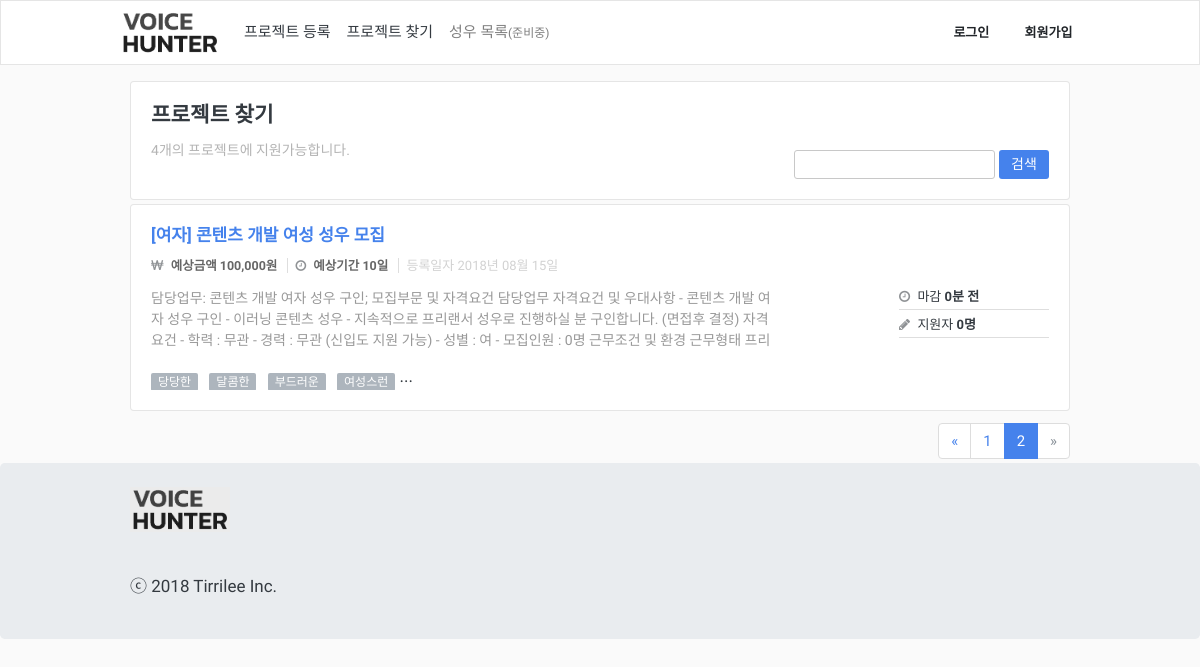
Screenshot of /projects/?page=2 with the database file from the repository.
### App/models.py (models this page shows, shortened)
class Project(models.Model):
    class Meta:
        verbose_name_plural = "   프로젝트 테이블"
        ordering = ["-id"]
    TYPE_CHOICES = (
        ('both', '상관없음'),
        ('pro', '프로'),
        ('under', '언더'),
    )
    GENDER_CHOICES = (
        ('both', '성별무관'),
        ('male', '남자'),
        ('female', '여자'),
    )
    user = models.ForeignKey(User, on_delete=models.CASCADE, verbose_name='유저')
    title = models.CharField(max_length=100, verbose_name='프로젝트 명')
    gugun = models.ForeignKey(Gugun, on_delete=models.CASCADE, verbose_name='위치')
    type = models.CharField(max_length=10, choices=TYPE_CHOICES, verbose_name='성우타입')
    gender = models.CharField(max_length=10, choices=GENDER_CHOICES, verbose_name='성별')
    cost = models.PositiveIntegerField(verbose_name='예상금액')
    period = models.PositiveIntegerField(verbose_name='예상기간')
    deadline = models.DateField(verbose_name='마감날짜')
    content = models.TextField(verbose_name='프로젝트 내용')
    start_at = models.DateField(verbose_name='예상 시작날짜')
    created_at = models.DateTimeField(auto_now_add=True, verbose_name='등록일자')

class ProjectTag(models.Model):
    class Meta:
        verbose_name_plural = "  프로젝트별 태그 테이블"
        unique_together = ("project", "tag")
    project = models.ForeignKey(Project, on_delete=models.CASCADE, verbose_name='프로젝트')
    tag = models.ForeignKey(Tag, on_delete=models.CASCADE, verbose_name='태그')

class Tag(models.Model):
    class Meta:
        verbose_name_plural = "  태그 테이블"
    name = models.CharField(max_length=20, verbose_name='태그명')
    def __str__(self):
        return str(self.name)

### App/views.py (the view)
# urls.py: path('projects/', ProjectListPage, name='projects'),
def ProjectListPage(request):
    search = request.GET.get('q')
    page = request.GET.get('page')
    if search == None:
        search = ""
    if page == None:
        page = 1
    projects = Project.objects.all()
    item_list = []
    for project in projects:
        dict = {}
        dict['project'] = project
        dict['apply'] = len(ProjectApply.objects.filter(project=project))
        dict['tags'] = ProjectTag.objects.filter(project=project)[:6]
        item_list.append(dict)
    paginator = Paginator(item_list, 3)
    contacts = paginator.get_page(page)
    return render(request, 'ProjectList/ProjectListPage.html', {
        'search': search,
        'page': page,
        'items': contacts,
        'projects_len':len(projects),
    })

### templates/ProjectList/ProjectListPage.html
{% extends "Base/Base.html" %}
{% load static %}
{% block content %}
<link rel="stylesheet" type="text/css" href="{% static 'ProjectList/css/style.css' %}">
<div class="container mb-5">
	{% include './Search.html' %}
	{% include './ProjectList.html' %}
	{% include './Pagenation.html' %}
</div>
</div>
{% endblock%}

### templates/ProjectList/ProjectList.html (shortened to what this page needs)
{% load humanize %}
<div class="row mt-0">
	{% for item in items %}
	<div class="col-12">
		<div class="card item bg-light mb-1">
		  <div class="card-body">
		    <h6 class="card-title text-primary">
		    	<a href="{% url 'App:detail-projects' pk=item.project.id %}">[{{ item.project.get_gender_display }}] {{ item.project.title }}</a>
			</h6>
		    <h5 class="project-element-list">
		    	<span class="project-element-money" style="padding-right: 7px;">
		    		<i class="fa fa-krw mr-1"></i>
		    		<strong>예상금액 {{ item.project.cost|intcomma }}원</strong>
		    	</span>
		    	<span class="project-element-day project-border" style="padding-left: 7px; padding-right: 7px;">
		    		<i class="fa fa-clock-o mr-1"></i>
		    		<strong>예상기간 {{ item.project.period }}일</strong>
		    	</span>
		    	<span class="project-element-proposal" style="padding-left: 7px;">
		    		등록일자 {{ item.project.created_at|date:"Y년 m월 d일" }}
		    	</span>
		    </h5>
		    <div class="project-unit-desc">
		    	<p class="card-text" style="width: 629px;color: #999;">{{ item.project.content }}</p>
		    	<div class="outer-info">
		    		<div class="outer-info-upper-data">
		    			<i class="fa fa-clock-o mr-1"></i>
		    			<span>마감 <strong>{{ item.project.deadline|timeuntil}} 전</strong></span>
		    		</div>
		    		<div class="outer-info-under-data">
		    			<i class="fa fa-pencil mr-1"></i>
		    			<span class="">지원자 <strong>{{ item.apply }}명</strong></span>
		    		</div>
		    	</div>
		    </div>
		    <p class="project-skills-tag-viewbox">
		    	{% for tag in item.tags %}
		    		<span class="skills-tag">{{tag.tag}}</span>
		    	{% endfor %}
		    	...
		    </p>
		  </div>
		</div>
	</div>
	{% endfor %}
</div>

### static/Base/css/style.css (style rules this page uses)
body, .navbar-fixed-top, .navbar-fixed-bottom { min-width: 970px; background:rgb(250,250,250); font-family: "Nanum Gothic", "Apple SD Gothic Neo", "맑은 고딕", "Malgun Gothic", AppleGothic, 돋움, Dotum, Helvetica, Arial, sans-serif; }
p { font-family: "Nanum Gothic"; }
.container { width: 970px; max-width: none !important; }
i { color: rgb(143, 146, 149); margin-right: 8px; }

### static/ProjectList/css/style.css (style rules this page uses)
a { text-decoration: none !important; }
.card-title { white-space: nowrap; overflow: hidden; text-overflow: ellipsis; }
.project-element-list { padding-bottom: 15px; color: #666; font-size: 12.5px; margin-top: 0; margin-bottom: 0; }
.project-border { border-left: 1px solid #dedede; border-right: 1px solid #dedede; }
.card-text { width: 629px; color: #999; max-height: 60px; padding-bottom: 0; overflow: hidden; font-size: 14px; float: left; }
.project-skills-tag-viewbox { margin:0; margin-left: -7px; overflow: hidden; }
.skills-tag { vertical-align: bottom; display: inline-block; max-width: 85px; text-overflow: ellipsis; white-space: nowrap; border-radius: 2px; background-color: rgb(173, 181, 189); padding: 0 7px; font-size: 12px; color: rgb(255,255,255); overflow: hidden; margin-left: 7px; margin-bottom: -1px; }
.outer-info { font-size: 13px; line-height: 13px; width: 150px; float: right; height: 60px !important; }
.outer-info .outer-info-upper-data { padding: 2px 0 6px; border-bottom: 1px solid #dedede; }
.outer-info .outer-info-under-data { padding: 8px 0 6px; border-bottom: 1px solid #dedede; }
.project-element-proposal { color:rgb(210,210,210); font-weight: 100; font-size: 13px; }

### rows the page displays
Project: project.gender "여자", project "콘텐츠 개발 여성 성우 모집", project.cost "100,000", project.period "10", project.created_at "2018년 08월 15일", project.content "담당업무: 콘텐츠 개발 여자 성우 구인; 모집부문 및 자격요건 담당업무 자격요건 및 우대사항 - 콘텐츠 개발 여자 성우 구인 - 이러닝 콘텐츠 성우 - 지속적으로 프리랜서 성우로 진행하실 분 구인합니다. (면접후 결정) 자격요건 - 학력 : 무관 - 경력 : 무관 (신입도 지원 가능) - 성별 : 여 - 모집인원 : 0명 근무조건 및 환경 근무형태…", project.deadline "0분", apply "0"
ProjectTag: tag "당당한"
ProjectTag: tag "달콤한"
ProjectTag: tag "부드러운"
ProjectTag: tag "여성스런"

### other values shown
{{ projects_len|intcomma }} "4"
{{ items.previous_page_number }} "1"
{{ items.number }} "2"
